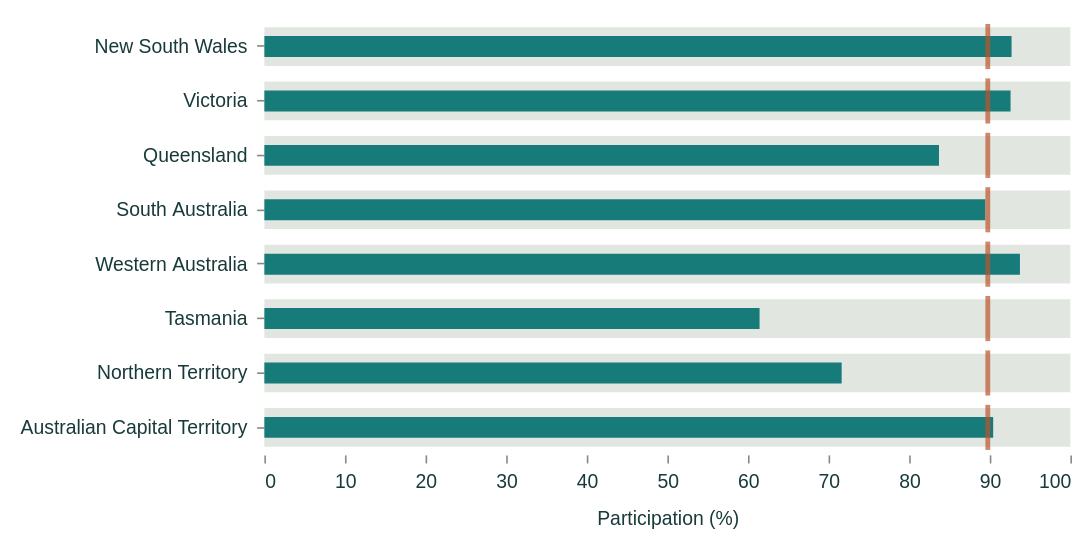

Source (Vega-Lite JSON):
### Vega-Lite specification from a JSON file in a GitHub repository (floating-point values rounded to 4 significant figures)
{"$schema": "https://vega.github.io/schema/vega-lite/v5.json", "background": "transparent", "padding": 12, "config": {"font": "Arial", "view": {"stroke": null}, "axis": {"labelFontSize": 12, "titleFontSize": 12, "titleFontWeight": "normal", "labelColor": "#193a3a", "titleColor": "#193a3a", "domain": false, "gridColor": "#e1e5dd", "labelPadding": 6, "titlePadding": 12}, "legend": {"orient": "bottom", "titleLimit": 300, "labelLimit": 220, "labelFontSize": 11, "titleFontSize": 11, "titleFontWeight": "normal"}, "title": {"anchor": "start", "fontSize": 14, "color": "#193a3a"}}, "width": 500, "height": 270, "data": {"values": [{"state": "New South Wales", "participation": 92.7, "national": 89.76}, {"state": "Victoria", "participation": 92.58, "national": 89.76}, {"state": "Queensland", "participation": 83.7, "national": 89.76}, {"state": "South Australia", "participation": 89.45, "national": 89.76}, {"state": "Western Australia", "participation": 93.74, "national": 89.76}, {"state": "Tasmania", "participation": 61.44, "national": 89.76}, {"state": "Northern Territory", "participation": 71.63, "national": 89.76}, {"state": "Australian Capital Territory", "participation": 90.42, "national": 89.76}]}, "encoding": {"y": {"field": "state", "type": "nominal", "title": null, "sort": ["New South Wales", "Victoria", "Queensland", "South Australia", "Western Australia", "Tasmania", "Northern Territory", "Australian Capital Territory"]}}, "layer": [{"mark": {"type": "bar", "color": "#e1e7e0", "size": 24}, "encoding": {"x": {"datum": 100, "type": "quantitative", "scale": {"domain": [0, 100]}, "title": "Participation (%)"}}}, {"mark": {"type": "bar", "color": "#177b79", "size": 13}, "encoding": {"x": {"field": "participation", "type": "quantitative", "scale": {"domain": [0, 100]}, "title": "Participation (%)"}, "tooltip": [{"field": "state", "title": "State / territory"}, {"field": "participation", "title": "Participation (%)", "format": ".1f"}, {"field": "national", "title": "National reference (%)", "format": ".1f"}], "opacity": {"condition": {"test": "focus_state === 'All states' || datum.state === focus_state", "value": 1}, "value": 0.25}}}, {"mark": {"type": "tick", "color": "#bd532c", "thickness": 3, "size": 28}, "encoding": {"x": {"field": "national", "type": "quantitative"}}}], "params": [{"name": "focus_state", "value": "All states"}]}
